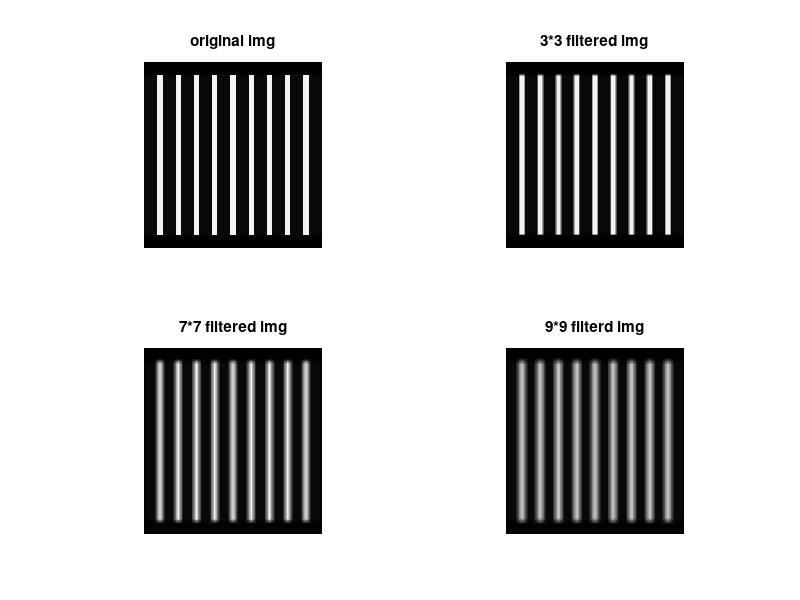
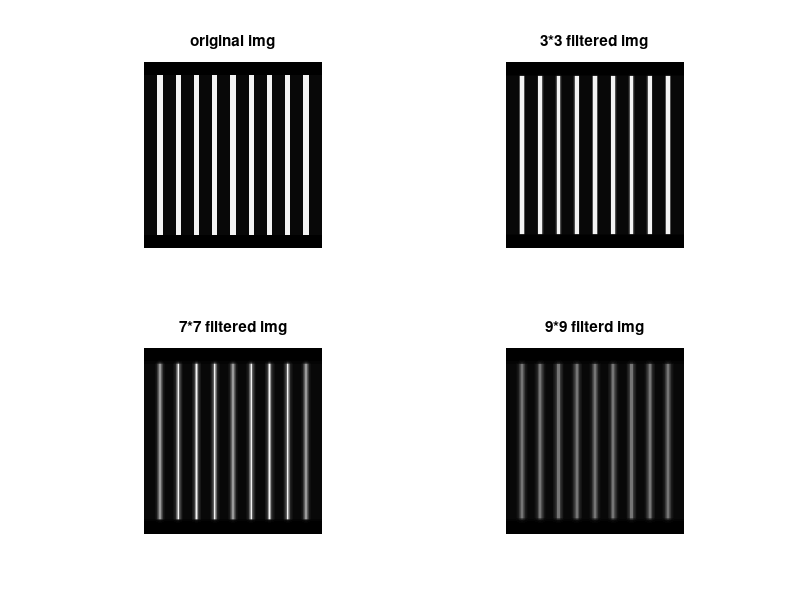
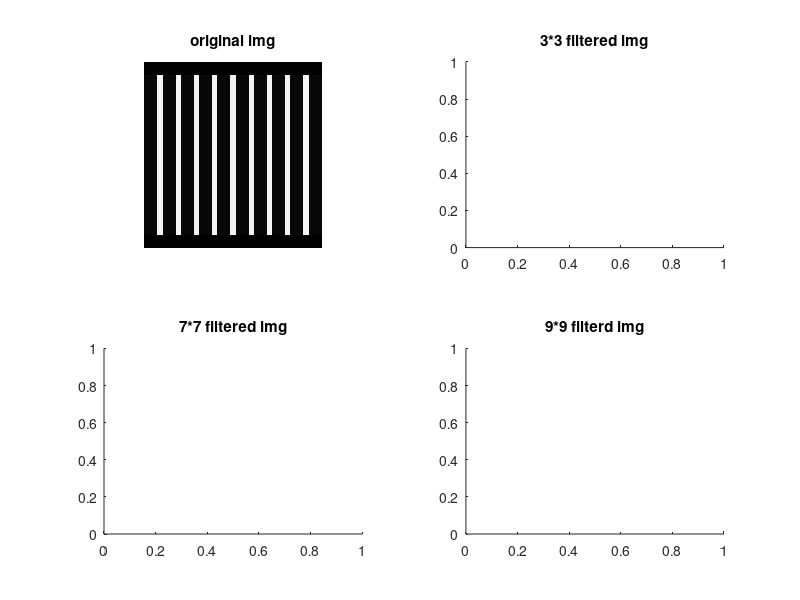
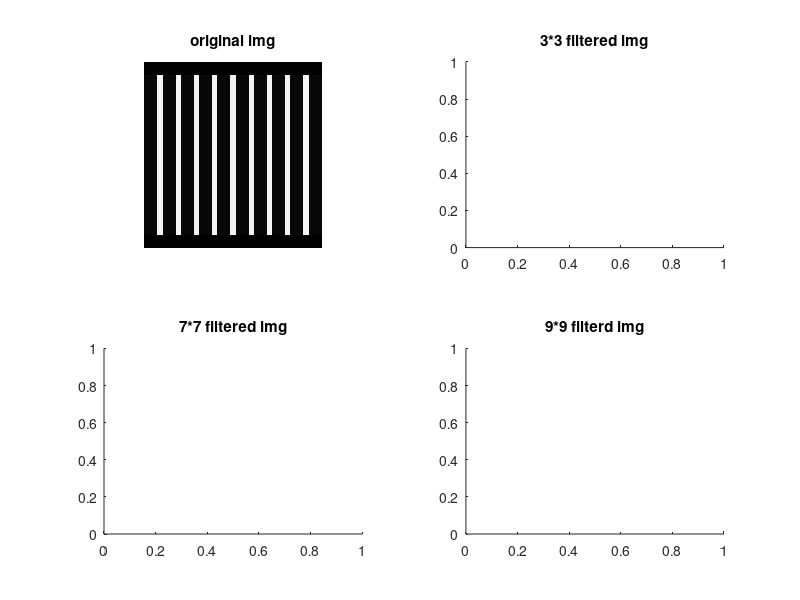

Write MATLAB code to recreate these figures, in order.
clear all;close all;
%%
%create the bar image
graylevel1=240;
graylevel2=10;
bar=ones(210,7)*graylevel1;
inter=ones(210,17)*graylevel2;
topbott=ones(17,233);
barimg=repmat([bar,inter],1,9);
barimg=[inter,barimg];
barimg=[topbott;barimg;topbott];
% imshow(uint8(barimg));
%%
%apply filter
%3*3,7*7,9*9 arithmatic mean filter
figure(1);

%

subplot(2,2,1);

imshow(uint8(barimg));
title("original img");
%
subplot(2,2,2);
h = 1/3*ones(3,1);
H = h*h';
Iamean = filter2(H,barimg);
imshow(uint8(Iamean));
title("3*3 filtered img");
%
subplot(2,2,3);
h = 1/7*ones(7,1);
H = h*h';
Iamean = filter2(H,barimg);
imshow(uint8(Iamean));
title("7*7 filtered img");
%
subplot(2,2,4);
h = 1/9*ones(9,1);
H = h*h';
Iamean = filter2(H,barimg);
imshow(uint8(Iamean));
title("9*9 filterd img");
%%
%3*3,7*7,9*9 geometric mean filter
figure(2);
%

subplot(2,2,1);
imshow(uint8(barimg));
title("original img");
%
subplot(2,2,2);
h=ones(3,3);
Igmean = imfilter(log(barimg), h, 'replicate');
Igmean = exp(Igmean);
Igmean = Igmean .^ (1/numel(h));
imshow(uint8(Igmean));
title("3*3 filtered img");
%
subplot(2,2,3);
h=ones(7,7);
Igmean = imfilter(log(barimg), h, 'replicate');
Igmean = exp(Igmean);
Igmean = Igmean .^ (1/numel(h));
imshow(uint8(Igmean));
title("7*7 filtered img");
%
subplot(2,2,4);
h=ones(9,9);
Igmean = imfilter(log(barimg), h, 'replicate');
Igmean = exp(Igmean);
Igmean = Igmean .^ (1/numel(h));
imshow(uint8(Igmean));
title("9*9 filterd img");

%%
%3*3,7*7,9*9 harmonic mean filter
figure(3);
%

subplot(2,2,1);
imshow(uint8(barimg));
title("original img");
%
subplot(2,2,2);
title("3*3 filtered img");
%
subplot(2,2,3);
title("7*7 filtered img");
%
subplot(2,2,4);
title("9*9 filterd img");

%%
%3*3,7*7,9*9 contrageometric mean filter G=1
figure(4);
%

subplot(2,2,1);
imshow(uint8(barimg));
title("original img");
%
subplot(2,2,2);
title("3*3 filtered img");
%
subplot(2,2,3);
title("7*7 filtered img");
%
subplot(2,2,4);
title("9*9 filterd img");

%%
%3*3,7*7,9*9 contrageometric mean filter G=-1
figure(5);
%

subplot(2,2,1);
imshow(uint8(barimg));
title("original img");
%
subplot(2,2,2);
title("3*3 filtered img");
%
subplot(2,2,3);
title("7*7 filtered img");
%
subplot(2,2,4);
title("9*9 filterd img");

%%
%3*3,7*7,9*9 median filter
figure(6);
%

subplot(2,2,1);
imshow(uint8(barimg));
title("original img");
%
subplot(2,2,2);
Imedian=medfilt2(barimg,[3 3]);
imshow(uint8(Imedian))
title("3*3 filtered img");
%
subplot(2,2,3);
Imedian=medfilt2(barimg,[7 7]);
imshow(uint8(Imedian))
title("7*7 filtered img");
%
subplot(2,2,4);
Imedian=medfilt2(barimg,[9 9]);
imshow(uint8(Imedian))
title("9*9 filterd img");

%%
%3*3,7*7,9*9 max filter
figure(7);
%

subplot(2,2,1);
imshow(uint8(barimg));
title("original img");
%
subplot(2,2,2);
title("3*3 filtered img");
%
subplot(2,2,3);
title("7*7 filtered img");
%
subplot(2,2,4);
title("9*9 filterd img");

%%
%3*3,7*7,9*9 min filter
figure(8);
%

subplot(2,2,1);
imshow(uint8(barimg));
title("original img");
%
subplot(2,2,2);
Imax = ordfilt2(barimg,9,ones(3,3));
imshow(uint8(Imax));
title("3*3 filtered img");
%
subplot(2,2,3);
Imax = ordfilt2(barimg,49,ones(7,7));
imshow(uint8(Imax));
title("7*7 filtered img");
%
subplot(2,2,4);
Imax = ordfilt2(barimg,81,ones(9,9));
imshow(uint8(Imax));
title("9*9 filterd img");

%%
%3*3,7*7,9*9 midpoint filter
figure(9);
%

subplot(2,2,1);
imshow(uint8(barimg));
title("original img");
%
subplot(2,2,2);
Imin = ordfilt2(barimg,1,ones(3,3));
imshow(uint8(Imin));
title("3*3 filtered img");
%
subplot(2,2,3);
Imin = ordfilt2(barimg,1,ones(7,7));
imshow(uint8(Imin));
title("7*7 filtered img");
%
subplot(2,2,4);
Imin = ordfilt2(barimg,1,ones(9,9));
imshow(uint8(Imin));
title("9*9 filterd img");


